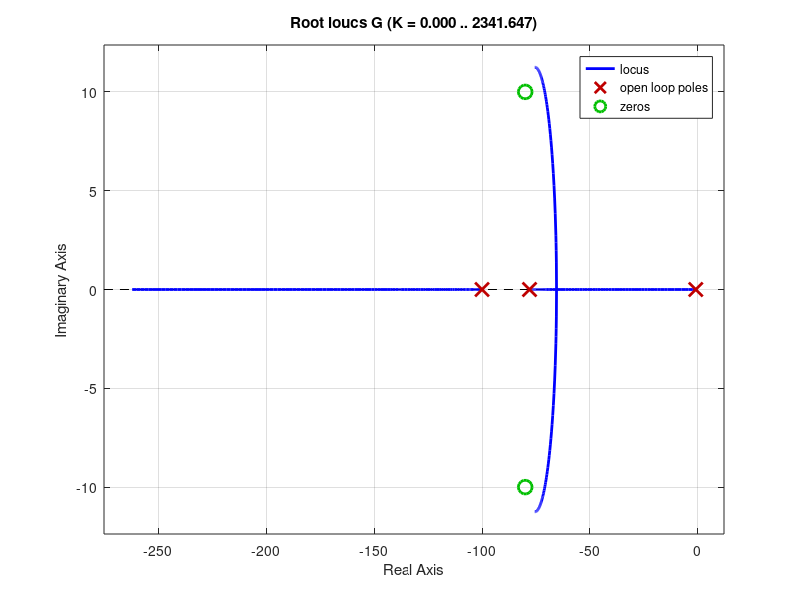
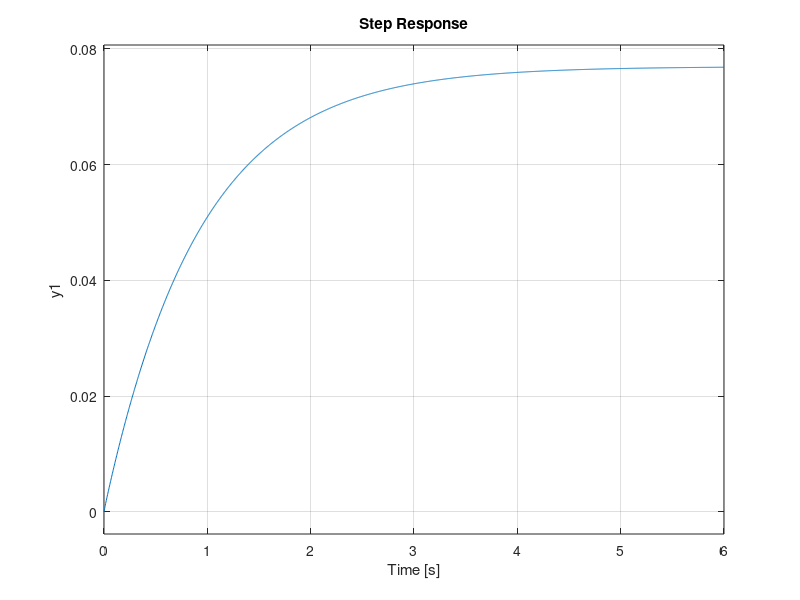
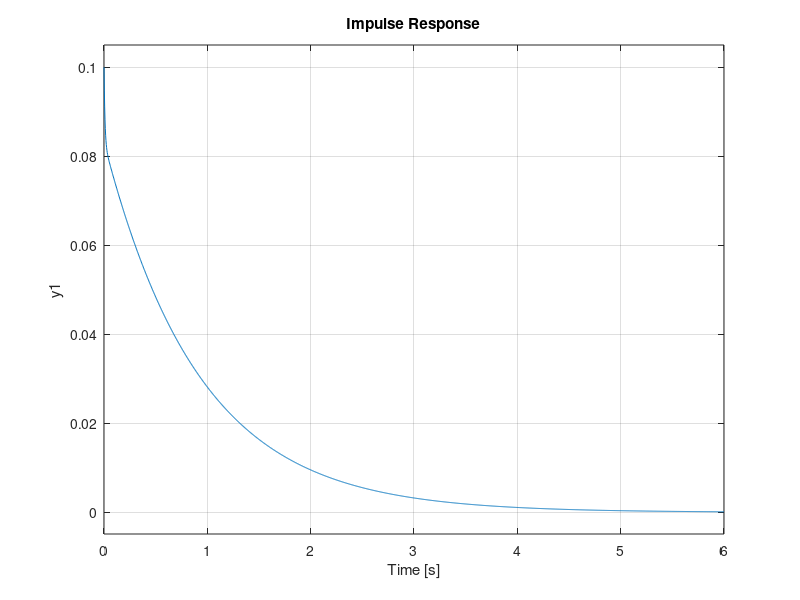
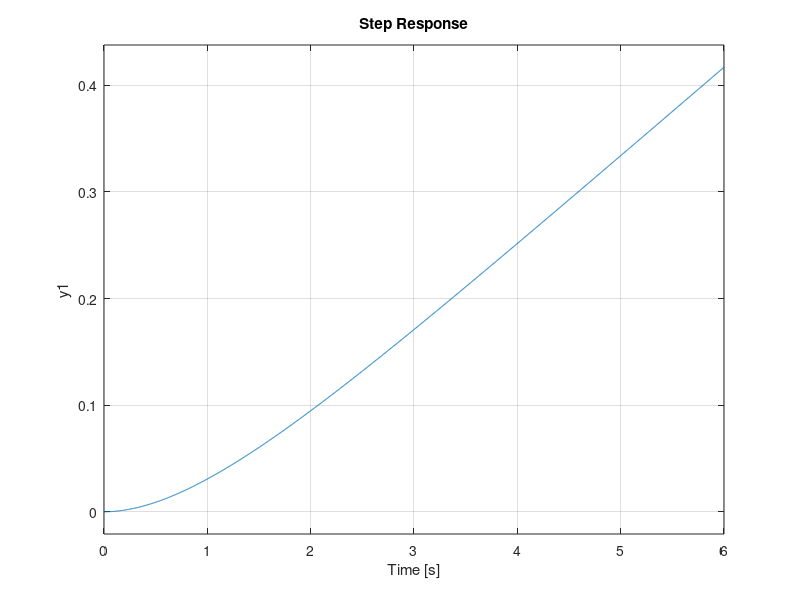

Source code (MATLAB) for these figures, in order: (Note: this script raises an error after producing the figures.)
%Linear Control systems 
%Control System Design using Root Locus

num = [ 0 0.1 16 650];          %numurator of orginal plant
den = [ 1 179 7978 7800];       %denomorator of orginal plan
den_s = [1 179 7978 7800 0];    %denominator multiplied by s 
G = tf(num,den);                %transfer function of the plant
y = feedback(G,1);              %feed back response of plant

figure(1);
rlocus(G);                      %Root locus of the transfer function

figure(2);
step(y);                        %step response of the tansfer function

figure(3);
impulse(y);                     %impluse response of transfer function

gs = tf(num,den_s);             %transfer function of denomintor multiplies by s            
figure(4);
step(gs);                       %unit ramp responce 


stepinfo(y)                     %step response information, helps determine the proper PID and lead lag
                                %responce to create a system that meet the inital conditions

P = pole(G)                     %poles and zeros to help determine stability 
Z = zero(G)


kp = 150;                       %Kp value
ki = 1;                         %Ki value
kd = 9;                         %Kd value
K =pid(kp,ki,kd);               %PID function


num_3 = [1 78];                 %zero of the lag compensator is equal to 78
den_3 = [1 1];                  %pole of the lag is set to equal a pole less then 78
lag = tf(num_3,den_3);          %Lag transfer function

num_4 = [1 1];                  %zero of the lead compensator is equal to 1 same as pole of lag
den_4 = [1 4];                  %pole of the lead is set to equal a value less then the next real axis pole which is 4
lead = tf(num_4,den_4);         %Lead transfer function


kg = tf(K*G*lead*lag);                   %Transfer function for the plant and PID in series along with lead/lag comp.
y2 =feedback(K*G*lead*lag,1);            %Feedback function of plant and PID in series and lead lag 


figure(5);                      %root locus of plant and PID controller in series
rlocus(kg);

figure(6);                      %step responce response 
step(y2);


stepinfo(y2)                    %step response information

P = pole(kg)                    %poles and zeros to help determine stability 
Z = zero(kg)

num_f = [0.9 230.1 20880 761700 8348000 7658000 50700];
den_f= [1.9 414.1 29760 810100 8419000 7689000 50700 0];

yf = tf(num_f,den_f);             %transfer function of denomintor multiplies by s            
figure(7);
step(yf);                       %unit ramp responce 

